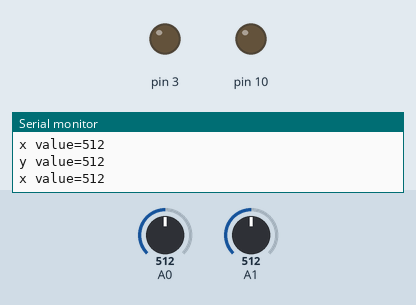
This sketch was run on a simulated Arduino Uno, built with avr-gcc and run on an emulated ATmega328P. Shown: output pins drawn as LEDs (lit = HIGH), the last lines printed to the serial monitor. The inputs (shaded band) are chosen by the test bench; at power-on: A0 = 512, A1 = 512.

Above: at 1.2 s.
1.3 s: A0 set to 675
4.3 s: A0 set to 701
At 4.7 s:
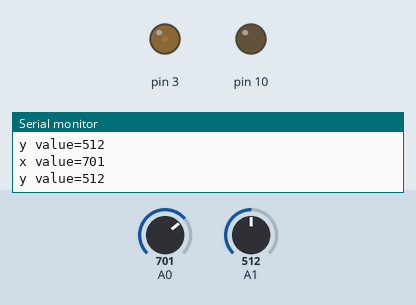
5.8 s: A0 set to 781
At 6.4 s:
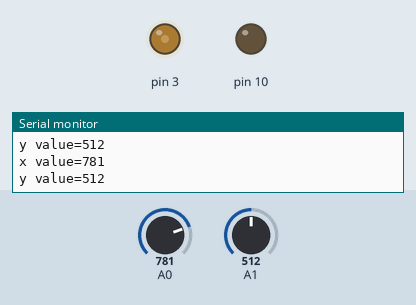
7.3 s: A0 set to 900
At 8.1 s:
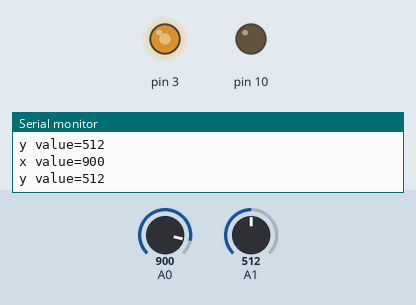
8.8 s: A1 set to 109
10.3 s: A1 set to 92
Timing chart, 0 to 13.3 s (numbered marks = the images above; inputs shaded):
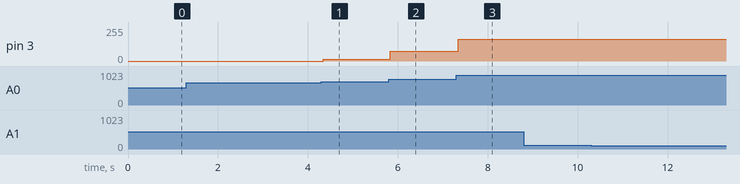

The sketch:

JOYDTICK.ino
```cpp
void setup()
{
  Serial.begin(9600);
 pinMode(A0,INPUT);
 pinMode(A1,INPUT);
 pinMode(3,OUTPUT);
 pinMode(10,OUTPUT);
  // put your setup code here, to run once:

}

void loop()
{
  int xdata = analogRead(A0);
  int ydata = analogRead(A1);

   Serial.print("x value=");
  Serial.println(xdata);
  Serial.print("y value=");
  Serial.println(ydata);
  if((483<xdata<683)&&(471<ydata<671))
  {
    analogWrite(3,0);
  }
if(xdata>683)
{
xdata=map(xdata,683,1023,0,255);

  analogWrite(3,xdata);
}
  // put your main code here, to run repeatedly:
  if((0<xdata<100)&&(506<ydata<771))
  {
    analogWrite(10,0);
  }
if(xdata>683)
{
xdata=map(xdata,683,1023,0,255);

  analogWrite(10,xdata);
}
  // put your main code here, to run repeatedly:


}
```

Measured:
- after the input at 4.3 s, pin 3: 0/255 → 13/255 at once
- after the input at 5.8 s, pin 3: 13/255 → 73/255 at once
- after the input at 7.3 s, pin 3: 73/255 → 162/255 at once
